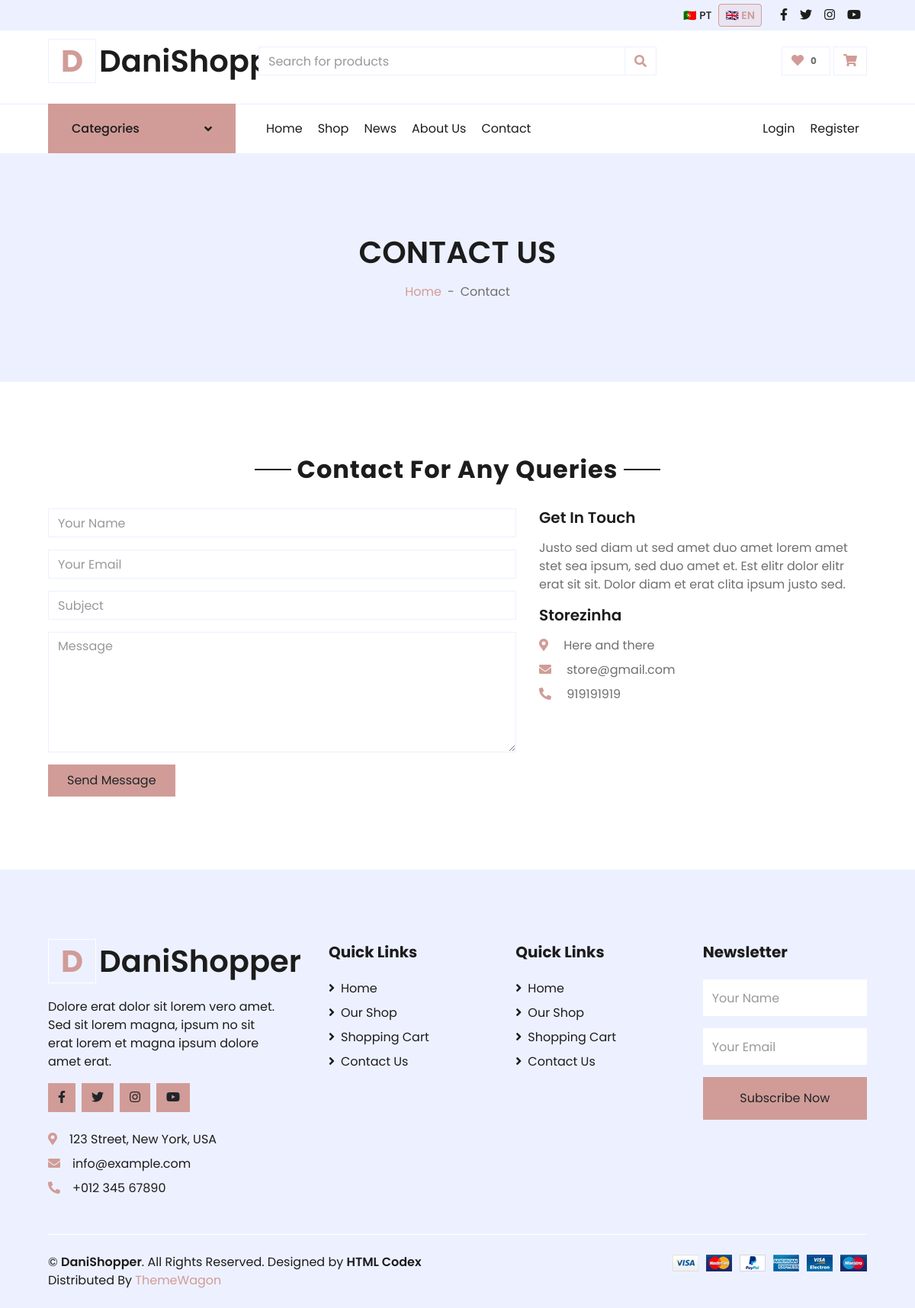
The page /contact.php on the database its author committed.
### tables this page shows
CREATE TABLE
  `social_links` (
    `id` int (11) NOT NULL AUTO_INCREMENT,
    `platform` varchar(50) NOT NULL,
    `url` varchar(255) NOT NULL,
    `icon` varchar(50) NOT NULL,
    `is_active` tinyint (1) DEFAULT 1,
    `sort_order` int (11) DEFAULT 0,
    `created_at` timestamp NOT NULL DEFAULT current_timestamp(),
    PRIMARY KEY (`id`)
  );

CREATE TABLE
  `store_translations` (
    `id` int (11) NOT NULL AUTO_INCREMENT,
    `store_id` int (11) DEFAULT NULL,
    `lang_code` varchar(5) DEFAULT NULL,
    `name` varchar(255) DEFAULT NULL,
    `address` varchar(255) DEFAULT NULL,
    PRIMARY KEY (`id`),
    KEY `store_id` (`store_id`),
    CONSTRAINT `store_translations_ibfk_1` FOREIGN KEY (`store_id`) REFERENCES `stores` (`id`) ON DELETE CASCADE
  );

CREATE TABLE
  `stores` (
    `id` int (11) NOT NULL AUTO_INCREMENT,
    `email` varchar(255) DEFAULT NULL,
    `phone` varchar(50) DEFAULT NULL,
    `is_active` tinyint (1) DEFAULT 1,
    `created_at` timestamp NOT NULL DEFAULT current_timestamp(),
    PRIMARY KEY (`id`)
  );

### contact.php (the view, shortened to what the rows shown need)
<!DOCTYPE html>
<html lang="gb">
<?php
include_once 'includes/config.php';
include 'includes/header.php';
$stores = get_stores();
?>
<div class="container-fluid bg-secondary mb-5">
    <div class="d-flex flex-column align-items-center justify-content-center" style="min-height: 300px">
        <h1 class="font-weight-semi-bold text-uppercase mb-3"><?= t('contact.header.title') ?></h1>
    </div>
</div>
<div class="container-fluid pt-5">
    <div class="text-center mb-4">
        <h2 class="section-title px-5"><span class="px-2"><?= t('contact.form.title') ?></span></h2>
    </div>
    <div class="row px-xl-5">
        <div class="col-lg-5 mb-5">
            <?php foreach ($stores as $index => $store): ?>
                <div class="d-flex flex-column <?= $index > 0 ? 'mt-4' : '' ?>">
                    <h5 class="font-weight-semi-bold mb-3">
                        <?= htmlspecialchars($store['name']) ?>
                    </h5>
                    <p class="mb-2">
                        <i class="fa fa-map-marker-alt text-primary mr-3"></i>
                        <?= htmlspecialchars($store['address']) ?>
                    </p>
                    <p class="mb-2">
                        <i class="fa fa-envelope text-primary mr-3"></i>
                        <?= htmlspecialchars($store['email']) ?>
                    </p>
                    <p class="mb-2">
                        <i class="fa fa-phone-alt text-primary mr-3"></i>
                        <?= htmlspecialchars($store['phone']) ?>
                    </p>
                </div>
            <?php endforeach; ?>
        </div>
    </div>
</div>
<?php include 'includes/footer.php'; ?>
</body>
</html>

### includes/header.php (shortened to what the rows shown need)
<?php
include_once 'config.php';
?>
<head>
    <link href="https://cdnjs.cloudflare.com/ajax/libs/font-awesome/5.10.0/css/all.min.css" rel="stylesheet">
    <link href="<?= $SETTINGS['url_site'] ?>/lib/owlcarousel/assets/owl.carousel.min.css" rel="stylesheet">
    <link href="<?= $SETTINGS['url_site'] ?>/css/style.css" rel="stylesheet">
</head>
<body>
    <div class="container-fluid">
        <div class="row bg-secondary py-2 px-xl-5">
            <div class="col-lg-6 text-center text-lg-right">
                <div class="d-inline-flex align-items-center">
                                🇵🇹 <?php echo t('header.lang.pt'); ?>
                    <?php
                    $socials = get_social_links();
                    foreach ($socials as $s):
                    ?>
                        <a class="text-dark px-2" href="<?= htmlspecialchars($s['url']) ?>" target="_blank"
                            rel="noopener noreferrer">
                            <i class="<?= htmlspecialchars($s['icon']) ?>"></i>
                        </a>
                    <?php endforeach; ?>
                </div>
            </div>
        </div>
        <div class="row align-items-center py-3 px-xl-5">
            <div class="col-lg-3 d-none d-lg-block">
                <a href="" class="text-decoration-none">
                    <h1 class="m-0 display-5 font-weight-semi-bold">
                        <span
                            class="text-primary font-weight-bold border px-3 mr-1">D</span><?php echo t('header.brand.name'); ?>
                    </h1>
                </a>
            </div>
        </div>
    </div>

### includes/footer.php (shortened to what the rows shown need)
<?php
include_once 'config.php';
?>
<div class="container-fluid bg-secondary text-dark mt-5 pt-5">
    <div class="row px-xl-5 pt-5">
        <div class="col-lg-4 col-md-12 mb-5 pr-3 pr-xl-5">
            <a href="<?= get_url('index.php') ?>" class="text-decoration-none">
                <h1 class="mb-4 display-5 font-weight-semi-bold"><span
                        class="text-primary font-weight-bold border border-white px-3 mr-1">D</span><?= t('footer.brand.name') ?>
                </h1>
            </a>
            <div class="d-flex mb-4">
                <?php
                $socials = get_social_links();
                foreach ($socials as $s):
                ?>
                    <a class="btn btn-primary btn-square mr-2" href="<?= htmlspecialchars($s['url']) ?>" target="_blank"
                        rel="noopener noreferrer">
                        <i class="<?= htmlspecialchars($s['icon']) ?>"></i>
                    </a>
                <?php endforeach; ?>
            </div>
        </div>
    </div>
</div>

### rows shown on the page
store_translations: name "Storezinha", address "Here and there", store.email "store@gmail.com", store.phone "919191919"

### other values the page prints
t('header.lang.pt') "PT"
t('header.lang.en') "EN"
t('header.brand.name') "DaniShopper"
get_wishlist_count($_SESSION['user_id'] ?? null) "0"
t('header.categories.title') "Categories"
t('header.nav.home') "Home"
t('header.nav.shop') "Shop"
t('menu.news') "News"
t('menu.about') "About Us"
t('header.nav.contact') "Contact"
t('header.nav.login') "Login"
t('header.nav.register') "Register"
t('contact.header.title') "CONTACT US"
t('contact.header.breadcrumb_home') "Home"
t('contact.header.breadcrumb_contact') "Contact"
